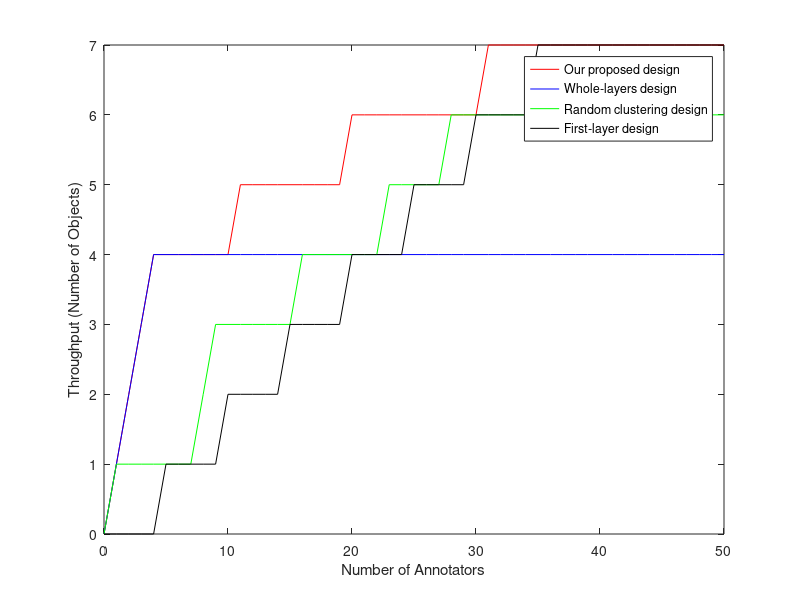

Write the MATLAB code that produced this figure.
clear all;
clc;

K = 0:1:50;%number of annotators
P = 0.1;%power budget(W)
N = 3;%type of clusters
B = 10^4;%bandwith (KHz)
D = [6*10^6,4*10^6,2*10^6];%data size (MB)
dK = [1,3,5];%annotator consumption
sigma = 10^(-5);%noise power (uW)
T = 1000;%transmission duration (s)
gamma = exp(D./(B*T))-1;%SNR threshold
dP = [sigma*T*(gamma(1)+gamma(2)*(1+gamma(1))+gamma(3)*(1+gamma(2))*(1+gamma(1))),sigma*T*(gamma(1)+gamma(2)*(1+gamma(1))),sigma*T*gamma(1)];%power consumption
M_BB = zeros(1,length(K));%initial output of the proposed design
M_1 = zeros(1,length(K));%initial output of the whole-layers design
M_2 = zeros(1,length(K));%initial output of the random clustering design
M_3 = zeros(1,length(K));%initial output of the first-layer design
h = rand(1,length(K))%channel gain
g = sort(h,'descend');%sorting channels with the descending gains
% load('g_L.mat');

for i = 1:1:length(K)
    k = 0;
    p = 0;
    kh = 0;
    ph = 0;
    m = 0;
    Start = 1;
    End = 1;
    Starth = 1;
    Endh = 1;    
    m_1 = 0;
    m_2 = 0;
    m_3 = 0;
    sumP_1 = 0;
    sumP_3 = 0;
    sumK_1 = 0;
    sumK_3 = 0;
    knew = max(K)+1;
    pnew = P+1;
    knewh = max(K)+1;
    pnewh = P+1;

    while ~isempty(End)
        m = m + 1;
        Start = End;
        End = {};
        kvect = {};
        pvect = {};
        for s = 1:1:length(Start)
            for n = 1:1:N
                knew = k(s) + dK(n);
                if knew <= K(i) 
                    pnew = p(s) + dP(n)/g(knew);
                    if pnew <= P
                        End = [End,length(End)+1];
                        kvect = [kvect,knew];
                        pvect = [pvect,pnew];
                    end
                end
            end
        end
        k = cell2mat(kvect);
        p = cell2mat(pvect);
    end
    M_BB(i) = m - 1
    
    while ~isempty(Endh)
        m_2 = m_2 + 1;
        Starth = Endh;
        Endh = {};
        kvecth = {};
        pvecth = {};
        for s = 1:1:length(Starth)
            for n = 1:1:N
                knewh = kh(s) + dK(n);
                if knewh <= K(i) 
                    pnewh = ph(s) + dP(n)/h(knewh);
                    if pnewh <= P
                        Endh = [Endh,length(Endh)+1];
                        kvecth = [kvecth,knewh];
                        pvecth = [pvecth,pnewh];
                    end
                end
            end
        end
        kh = cell2mat(kvecth);
        ph = cell2mat(pvecth);
    end
    M_2(i) = m_2 - 1

    while sumP_1 <= P && sumK_1 <= K(i)
        m_1 = m_1 + 1;
        sumK_1 = dK(1)*m_1;
        if sumK_1 <= K(i)
            sumP_1 = sumP_1 + dP(1)/g(sumK_1);
        end
    end
    M_1(i) = m_1-1
    
    while sumP_3 <= P && sumK_3 <= K(i)
        m_3 = m_3 + 1;
        sumK_3 = dK(3)*m_3;
        if sumK_3 <= K(i)
            sumP_3 = sumP_3 + dP(3)/g(sumK_3);
        end
    end
    M_3(i) = m_3-1
end
plot(K,M_BB,'r',K,M_1,'b',K,M_2,'g',K,M_3,'k');
legend('Our proposed design', 'Whole-layers design', 'Random clustering design', 'First-layer design');
xlabel('Number of Annotators');
ylabel('Throughput (Number of Objects)')